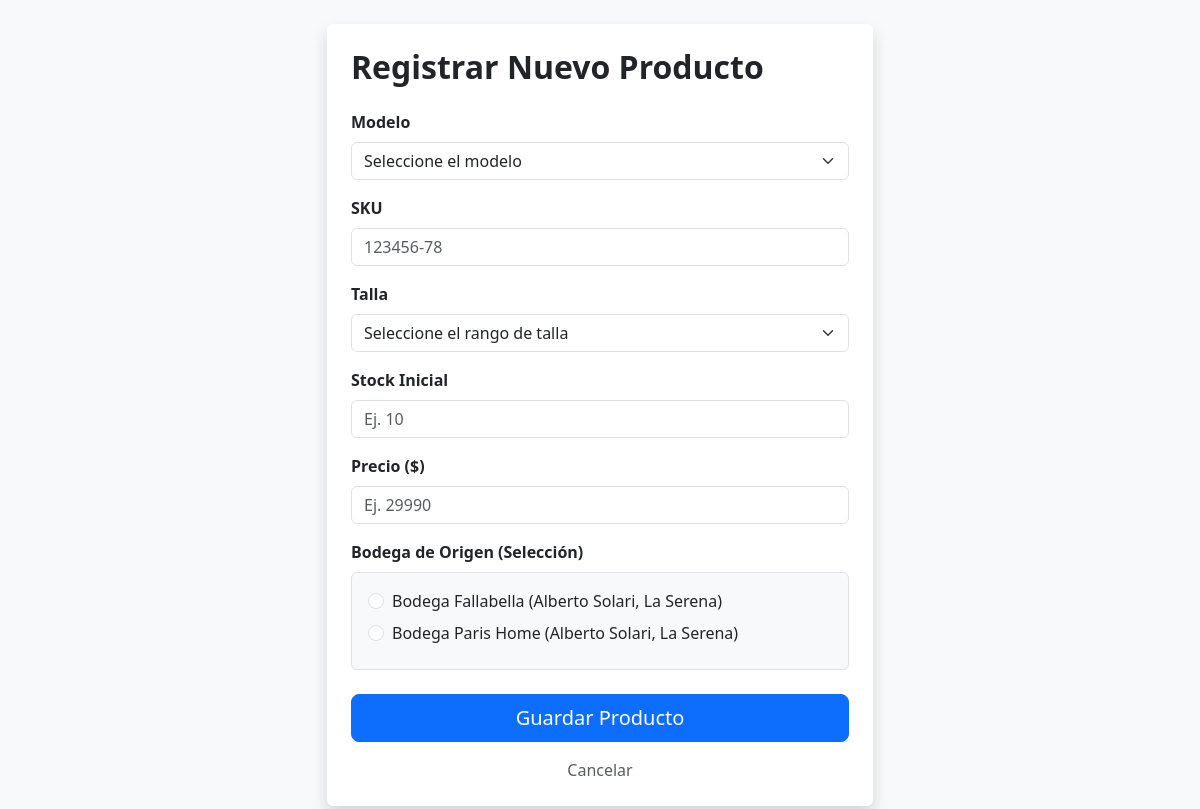
Page /productos/crear/ on the committed database.
### stock/models.py (models this page shows, shortened)
class Bodega(models.Model):
    nombre = models.CharField(max_length=100, unique=True)
    ubicacion = models.CharField(max_length=200, blank=True, null=True)

### stock/views.py (the view, shortened to what this page needs)
# urls.py: path('productos/crear/', views.crear_producto, name='crear_producto'),
def crear_producto(request):
    from stock.models import Bodega, Producto
    bodegas = Bodega.objects.all()
    return render(request, 'stock/form_producto.html', {'bodegas': bodegas})

### stock/templates/stock/form_producto.html (shortened to what this page needs)
{% extends 'stock/base.html' %}
{% block content %}
<div class="row justify-content-center mt-4">
    <div class="col-md-6">
        <div class="card shadow border-0 p-4">
            <h2 class="fw-bold mb-4 text-dark">Registrar Nuevo Producto</h2>
            <form method="post">
                <div class="mb-3">
                    <label class="form-label fw-semibold">Modelo</label>
                    <select name="nombre" class="form-select" required>
                        <option value="" selected disabled>Seleccione el modelo</option>
                    </select>
                </div>
                <div class="mb-3">
                    <label class="form-label fw-semibold">SKU</label>
                    <input type="text" name="sku" class="form-control" placeholder="Ej. ZAP-001" required>
                </div>
                <div class="mb-3">
                    <label class="form-label fw-semibold">Talla</label>
                    <select name="talla" class="form-select" required>
                        <option value="" selected disabled>Seleccione el rango de talla</option>
                    </select>
                </div>
                <div class="mb-3">
                    <label class="form-label fw-semibold">Stock Inicial</label>
                    <input type="number" name="stock" class="form-control" min="0" placeholder="Ej. 10" required>
                </div>
                <div class="mb-3">
                    <label class="form-label fw-semibold">Precio ($)</label>
                    <input type="number" step="0.01" name="precio" class="form-control" placeholder="Ej. 29990" required>
                </div>
                <div class="mb-4">
                    <label class="form-label fw-semibold d-block">Bodega de Origen (Selección)</label>
                    <div class="p-3 border rounded bg-light">
                        {% for bodega in bodegas %}
                        <div class="form-check mb-2">
                            <input class="form-check-input" type="radio" name="bodega" id="bodega_{{ bodega.id }}" value="{{ bodega.id }}" {% if forloop.first %}required{% endif %}>
                            <label class="form-check-label fw-medium" for="bodega_{{ bodega.id }}">
                                {{ bodega.nombre }} {% if bodega.ubicacion %}({{ bodega.ubicacion }}){% endif %}
                            </label>
                        </div>
                        {% empty %}
                        <p class="text-danger mb-0">No hay bodegas registradas. Por favor crea una bodega primero.</p>
                        {% endfor %}
                    </div>
                </div>
                <div class="d-grid gap-2 mb-3">
                    <button type="submit" class="btn btn-primary btn-lg">Guardar Producto</button>
                </div>
                <div class="text-center">
                    <a href="{% url 'lista_productos' %}" class="text-decoration-none text-muted">Cancelar</a>
                </div>
            </form>
        </div>
    </div>
</div>
{% endblock %}

### rows in the picture
Bodega: nombre "Bodega Fallabella", ubicacion "Alberto Solari, La Serena"
Bodega: nombre "Bodega Paris Home", ubicacion "Alberto Solari, La Serena"
